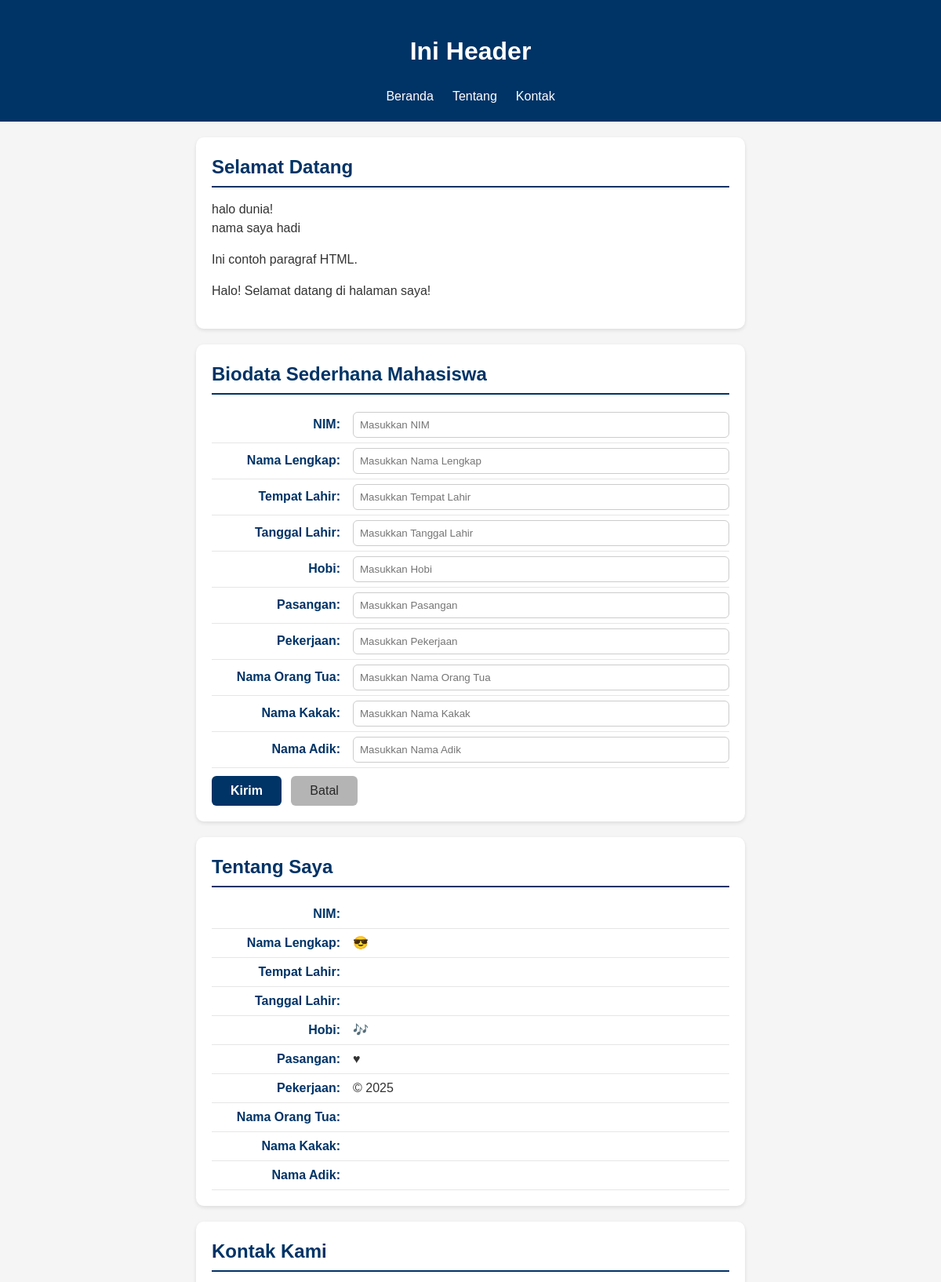
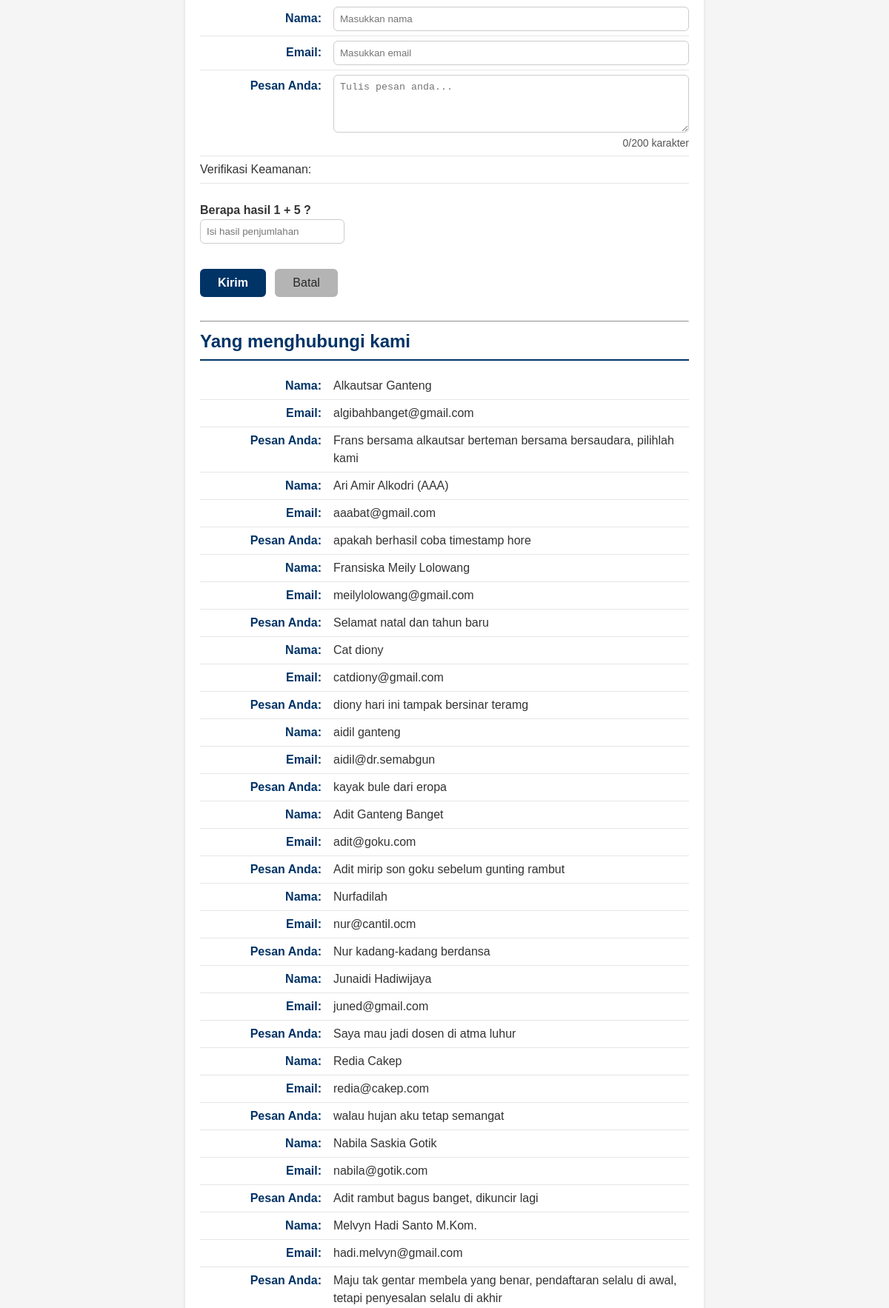
The page /pertemuan-11/index.php (upper part) on the database its author committed (2 pictures, top to bottom).
### tables this page shows
CREATE TABLE `tbl_tamu` (
  `cid` int NOT NULL,
  `cnama` varchar(100) DEFAULT NULL,
  `cemail` varchar(100) DEFAULT NULL,
  `cpesan` text,
  `dcreated_at` datetime NOT NULL DEFAULT CURRENT_TIMESTAMP
);

### pertemuan-11/fungsi.php (the view, shortened to what this page needs)
<?php
function bersihkan($str)
{
  return htmlspecialchars(trim($str));
}
function tampilkanBiodata($conf, $arr)
{
  $html = "";
  foreach ($conf as $k => $v) {
    $label = $v["label"];
    $nilai = bersihkan($arr[$k] ?? '');
    $suffix = $v["suffix"];
    $html .= "<p><strong>{$label}</strong> {$nilai}{$suffix}</p>";
  }
  return $html;
}

### pertemuan-11/read_inc.php
<?php
require 'koneksi.php';
$fieldContact = [
    "nama" => ["label" => "Nama:", "suffix" => ""],
    "email" => ["label" => "Email:", "suffix" => ""],
    "pesan" => ["label" => "Pesan Anda:", "suffix" => ""]
];
$sql = "SELECT * FROM tbl_tamu ORDER BY cid DESC";
$q = mysqli_query($conn, $sql);
if (!$q) {
    echo "<p>Gagal membaca data tamu: " . htmlspecialchars(mysqli_error($conn)) . "</p>";
} elseif (mysqli_num_rows($q) === 0) {
    echo "<p>Belum ada data tamu yang tersimpan.</p>";
} else {
    while ($row = mysqli_fetch_assoc($q)) {
        $arrContact = [
            "nama" => $row["cnama"] ?? '',
            "email" => $row["cemail"] ?? '',
            "pesan" => $row["cpesan"] ?? '',
        ];
        echo tampilkanBiodata ($fieldContact, $arrContact);
    }
}
?>

### pertemuan-11/style.css (style rules this page uses)
* { box-sizing: border-box; }
body { margin: 0; font-family: Arial, sans-serif; background: #f5f5f5; color: #333; line-height: 1.5; }
#about p, #contact p, #contact label, #biodata label { display: flex; justify-content: flex-start; align-items: baseline; margin: 0; padding: 6px 0; border-bottom: 1px solid #e6e6e6; }
#about strong, #contact strong, #contact label>span, #biodata label>span { min-width: 180px; color: #003366; font-weight: 600; text-align: right; padding-right: 16px; flex-shrink: 0; }

### rows shown on the page
tbl_tamu: label "Nama:", cnama "Alkautsar Ganteng", label "Email:", cemail "algibahbanget@gmail.com", label "Pesan Anda:", cpesan "Frans bersama alkautsar berteman bersama bersaudara, pilihlah kami"
tbl_tamu: label "Nama:", cnama "Ari Amir Alkodri (AAA)", label "Email:", cemail "aaabat@gmail.com", label "Pesan Anda:", cpesan "apakah berhasil coba timestamp hore"
tbl_tamu: label "Nama:", cnama "Fransiska Meily Lolowang", label "Email:", cemail "meilylolowang@gmail.com", label "Pesan Anda:", cpesan "Selamat natal dan tahun baru"
tbl_tamu: label "Nama:", cnama "Cat diony", label "Email:", cemail "catdiony@gmail.com", label "Pesan Anda:", cpesan "diony hari ini tampak bersinar teramg"
tbl_tamu: label "Nama:", cnama "aidil ganteng", label "Email:", cemail "aidil@dr.semabgun", label "Pesan Anda:", cpesan "kayak bule dari eropa"
tbl_tamu: label "Nama:", cnama "Adit Ganteng Banget", label "Email:", cemail "adit@goku.com", label "Pesan Anda:", cpesan "Adit mirip son goku sebelum gunting rambut"
tbl_tamu: label "Nama:", cnama "Nurfadilah", label "Email:", cemail "nur@cantil.ocm", label "Pesan Anda:", cpesan "Nur kadang-kadang berdansa"
tbl_tamu: label "Nama:", cnama "Junaidi Hadiwijaya", label "Email:", cemail "juned@gmail.com", label "Pesan Anda:", cpesan "Saya mau jadi dosen di atma luhur"
tbl_tamu: label "Nama:", cnama "Redia Cakep", label "Email:", cemail "redia@cakep.com", label "Pesan Anda:", cpesan "walau hujan aku tetap semangat"
tbl_tamu: label "Nama:", cnama "Nabila Saskia Gotik", label "Email:", cemail "nabila@gotik.com", label "Pesan Anda:", cpesan "Adit rambut bagus banget, dikuncir lagi"
tbl_tamu: label "Nama:", cnama "Melvyn Hadi Santo M.Kom.", label "Email:", cemail "hadi.melvyn@gmail.com", label "Pesan Anda:", cpesan "Maju tak gentar membela yang benar, pendaftaran selalu di awal, tetapi penyesalan selalu di akhir"

### other values the page prints
$label "NIM:"
$label "Nama Lengkap:"
$suffix "😎"
$label "Tempat Lahir:"
$label "Tanggal Lahir:"
$label "Hobi:"
$suffix "🎶"
$label "Pasangan:"
$suffix "♥"
$label "Pekerjaan:"
$suffix "© 2025"
$label "Nama Orang Tua:"
$label "Nama Kakak:"
$label "Nama Adik:"
